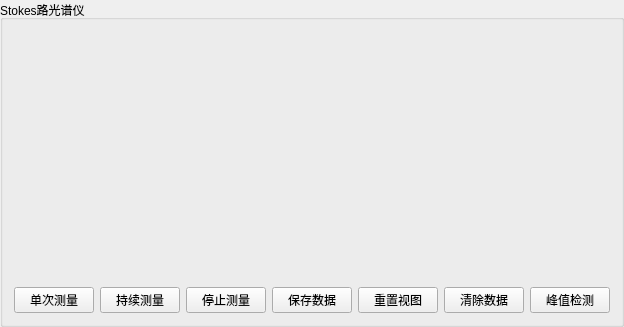
              <widget class="QGroupBox" name="groupBoxStageStokesSpectrum">
               <property name="title">
                <string>Stokes路光谱仪</string>
               </property>
               <layout class="QVBoxLayout" name="vLayout_stageStokes" stretch="2,0">
                <item>
                 <widget class="QWidget" name="chartWidgetStokes_S" native="true">
                  <property name="minimumSize">
                   <size>
                    <width>0</width>
                    <height>250</height>
                   </size>
                  </property>
                  <layout class="QVBoxLayout" name="verticalLayout_chartStokes_S">
                   <property name="spacing">
                    <number>0</number>
                   </property>
                   <property name="leftMargin">
                    <number>0</number>
                   </property>
                   <property name="topMargin">
                    <number>0</number>
                   </property>
                   <property name="rightMargin">
                    <number>0</number>
                   </property>
                   <property name="bottomMargin">
                    <number>0</number>
                   </property>
                  </layout>
                 </widget>
                </item>
                <item>
                 <layout class="QHBoxLayout" name="hLayout_stageStokesCtrl">
                  <item>
                   <widget class="QPushButton" name="btnSingleMeasureStokes_S">
                    <property name="text">
                     <string>单次测量</string>
                    </property>
                   </widget>
                  </item>
                  <item>
                   <widget class="QPushButton" name="btnContinuousMeasureStokes_S">
                    <property name="text">
                     <string>持续测量</string>
                    </property>
                   </widget>
                  </item>
                  <item>
                   <widget class="QPushButton" name="btnStopMeasureStokes_S">
                    <property name="text">
                     <string>停止测量</string>
                    </property>
                   </widget>
                  </item>
                  <item>
                   <widget class="QPushButton" name="btnSavePlotStokes_S">
                    <property name="text">
                     <string>保存数据</string>
                    </property>
                   </widget>
                  </item>
                  <item>
                   <widget class="QPushButton" name="btnResetViewStokes_S">
                    <property name="text">
                     <string>重置视图</string>
                    </property>
                   </widget>
                  </item>
                  <item>
                   <widget class="QPushButton" name="btnClearPlotStokes_S">
                    <property name="text">
                     <string>清除数据</string>
                    </property>
                   </widget>
                  </item>
                  <item>
                   <widget class="QPushButton" name="btnShowPeaksStokes_S">
                    <property name="text">
                     <string>峰值检测</string>
                    </property>
                   </widget>
                  </item>
                 </layout>
                </item>
               </layout>
              </widget>
